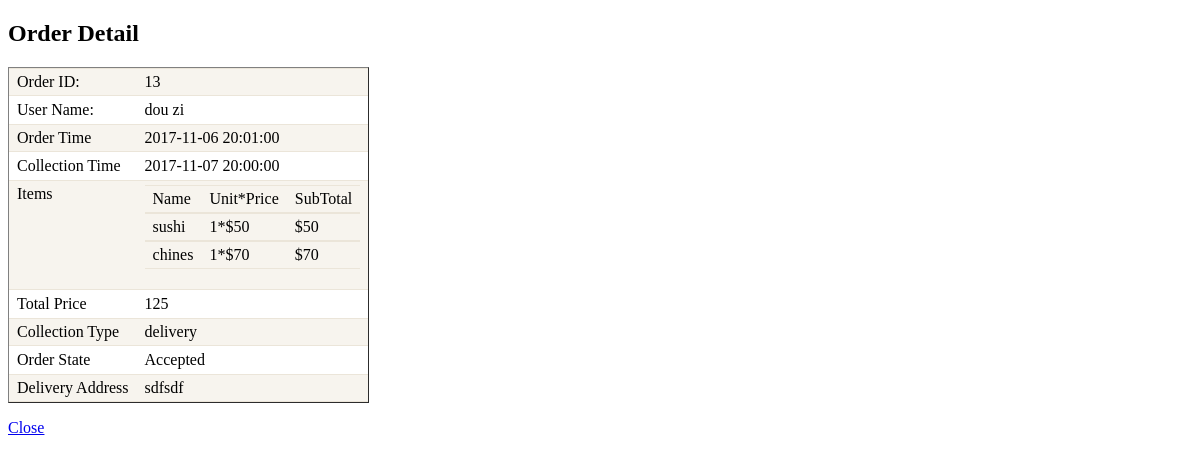
Screenshot of /orderdetail_t.php?order_id=13 (signed in) with the database file from the repository.
### tables this page shows
CREATE TABLE `user` (
  `user_id` int(11) NOT NULL AUTO_INCREMENT,
  `user_name` varchar(100) DEFAULT NULL,
  `nric` varchar(100) DEFAULT NULL,
  `firstname` varchar(40) DEFAULT NULL,
  `lastname` varchar(40) DEFAULT NULL,
  `dateofbirth` datetime DEFAULT NULL,
  `role` varchar(100) DEFAULT NULL,
  `email` varchar(100) DEFAULT NULL,
  `password` varchar(100) DEFAULT NULL,
  `phone_number` int(100) DEFAULT NULL,
  `address` varchar(200) DEFAULT NULL,
  `user_img` varchar(100) DEFAULT NULL,
  `state` varchar(255) DEFAULT NULL,
  `create_at` timestamp NULL DEFAULT NULL,
  PRIMARY KEY (`user_id`)
);

CREATE TABLE `orders` (
  `order_id` int(11) NOT NULL AUTO_INCREMENT,
  `user_id` int(11) DEFAULT NULL,
  `order_time` datetime DEFAULT NULL,
  `date` datetime DEFAULT NULL,
  `total_price` decimal(10,0) DEFAULT NULL,
  `type` varchar(100) DEFAULT NULL COMMENT '// delivery',
  `state` varchar(100) DEFAULT NULL COMMENT '// Accepted, Ready_for_collection, collected, cancelled',
  `address` varchar(100) DEFAULT NULL,
  `reservation` varchar(100) DEFAULT NULL,
  PRIMARY KEY (`order_id`)
);

CREATE TABLE `order_item` (
  `id` int(11) NOT NULL AUTO_INCREMENT,
  `order_id` int(11) DEFAULT NULL,
  `item_id` int(11) DEFAULT NULL,
  `quantity` int(11) DEFAULT NULL,
  PRIMARY KEY (`id`)
);

CREATE TABLE `item` (
  `item_id` int(11) NOT NULL AUTO_INCREMENT,
  `product_id` int(11) DEFAULT NULL,
  `item_name` varchar(200) DEFAULT NULL,
  `item_price` decimal(10,0) DEFAULT NULL,
  `item_category` varchar(100) DEFAULT NULL,
  `item_desc` varchar(100) DEFAULT NULL,
  `item_image` varchar(100) DEFAULT NULL,
  PRIMARY KEY (`item_id`)
);

### orderdetail_t.php (the view, shortened to what this page needs)
<?php
include 'dbFunctions.php';
$order_id = $_GET['order_id'];
$getO = "SELECT * FROM orders  WHERE order_id LIKE $order_id";
$resultO= mysqli_query($link, $getO) or die(mysqli_error($link));
$rownumO=mysqli_fetch_array($resultO);
$user_id = $rownumO['user_id'];
$getUser = "SELECT * FROM user  WHERE user_id LIKE $user_id";
$resultUser= mysqli_query($link, $getUser) or die(mysqli_error($link));
$rowUser=mysqli_fetch_array($resultUser);
$firstname = $rowUser['firstname'];
$lastname = $rowUser['lastname'];
$order_time=$rownumO['order_time'];
$collect_time=$rownumO['date'];
$total_price=$rownumO['total_price'];
$collection_type = $rownumO['type'];
$order_state = $rownumO['state'];
$address = $rownumO['address'];
$getOI="SELECT order_item.*,item.item_price,item.item_name FROM order_item,item WHERE order_item.order_id = $order_id AND order_item.item_id = item.item_id";
$resultOI= mysqli_query($link, $getOI) or die(mysqli_error($link));
?>
<!DOCTYPE html>
<html>
    <head>
        <link href="css/table.css" rel="stylesheet" type="text/css" media="screen" />
    </head>
    <body>
         <h2>Order Detail</h2>
                  <table border="1">
                      <tbody>
                     <tr class="odd">
                      <td>Order ID:</td><td><?php echo $order_id;?></td>
                      </tr>
                      <tr>
                      <td>User Name:</td><td><?php echo $firstname."&nbsp".$lastname;?></td>
                      </tr>
                      <tr class="odd">
                      <td>Order Time</td><td><?php echo $order_time;?></td>
                      </tr>
                      <tr>
                      <td>Collection Time</td><td><?php echo $collect_time;?></td>
                      </tr>
                      <tr class="odd">
                      <td>Items</td><td> <table>
    <tr>
     <td>Name</td>
     <td>Unit*Price</td>
     <td>SubTotal</td>
   </tr>
                         <?php while($rownumOI=mysqli_fetch_array($resultOI)){
                          $item_name=$rownumOI['item_name'];
                          $item_q=$rownumOI['quantity'];
                          $item_p=$rownumOI['item_price'];
                          $item_sub=$item_q*$item_p;
                      ?>
   <tr>
     <td><?php echo $item_name;?></td>
     <td><?php echo $item_q;?>*$<?php echo $item_p;?></td>
     <td>$<?php echo $item_sub;?></td>
   </tr>
                       <?php }?>
                             </table>
                      </tr>
                      <tr>
                      <td>Total Price</td><td><?php echo $total_price;?></td>
                      </tr>
                      <tr class="odd">
                      <td>Collection Type</td><td><?php echo $collection_type;?></td>
                      </tr>
                      <tr>
                      <td>Order State</td><td><?php echo $order_state;?></td>
                      </tr>
                      <tr class="odd">
                      <td>Delivery Address</td><td><?php echo $address;?></td>
                      </tr>
                      </tbody>
                  </table>
        <a href="javascript:window.close();">Close</a>
        </body>
</html>

### css/table.css (style rules this page uses)
table { font:normal 76%/150%; border-collapse:separate; border-spacing:0; margin:0 0 1em; color:#000; }
tbody th, td { font-size:1em; padding:0.25em 0.5em; text-align:left; vertical-align:top; }
tbody td, tbody th { border:1px solid #fff; border-width:1px 0; }
tbody tr.odd th, tbody tr.odd td { border-color:#EBE5D9; background:#F7F4EE; }

### rows the page displays
user: firstname "dou", lastname "zi"
orders: order_time "2017-11-06 20:01:00", date "2017-11-07 20:00:00", total_price "125", type "delivery", state "Accepted", address "sdfsdf"
order_item: item.item_name "sushi", quantity "1", item.item_price "50"
order_item: item.item_name "chines", quantity "1", item.item_price "70"

### other values shown
$order_id "13"
